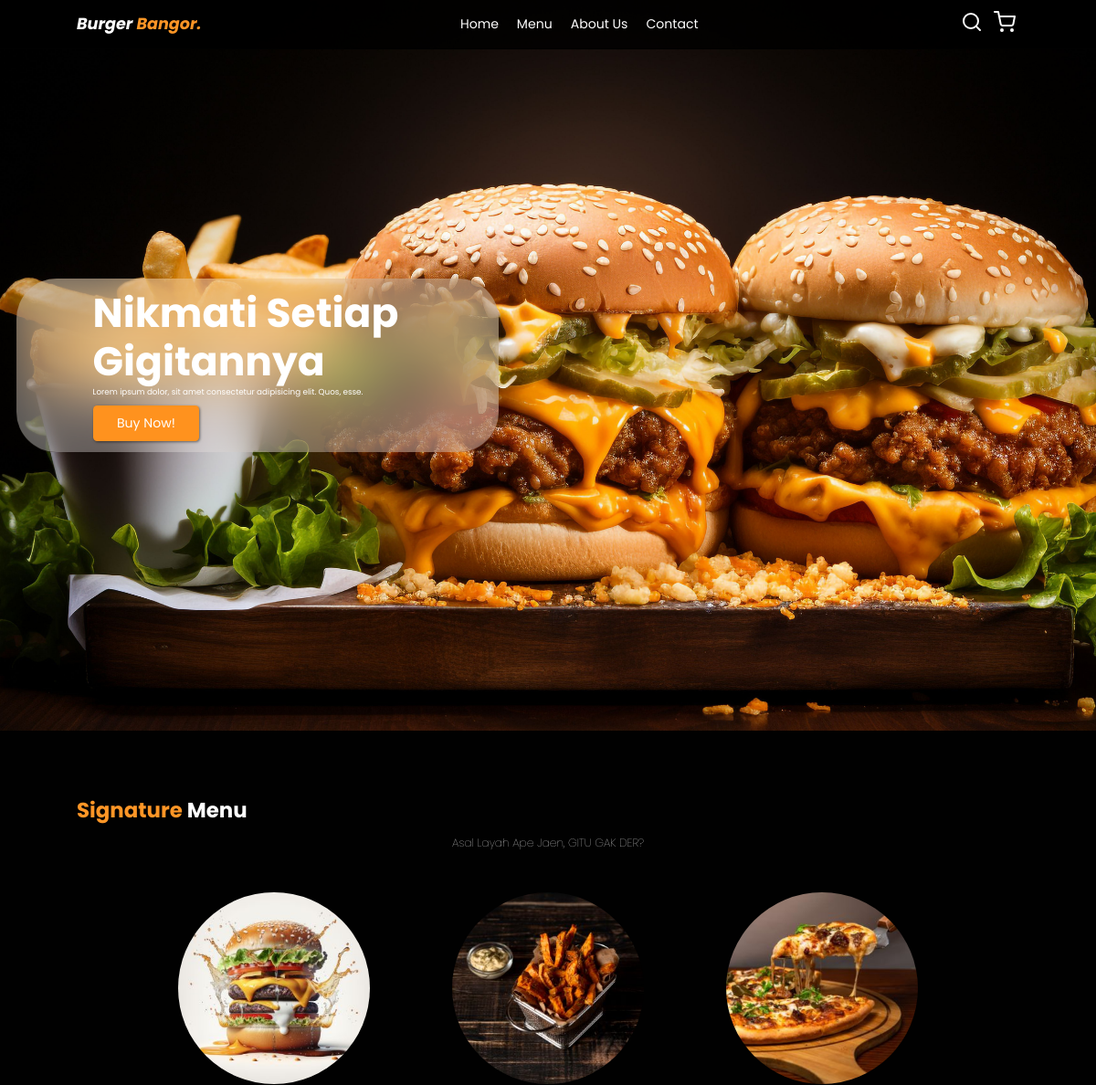
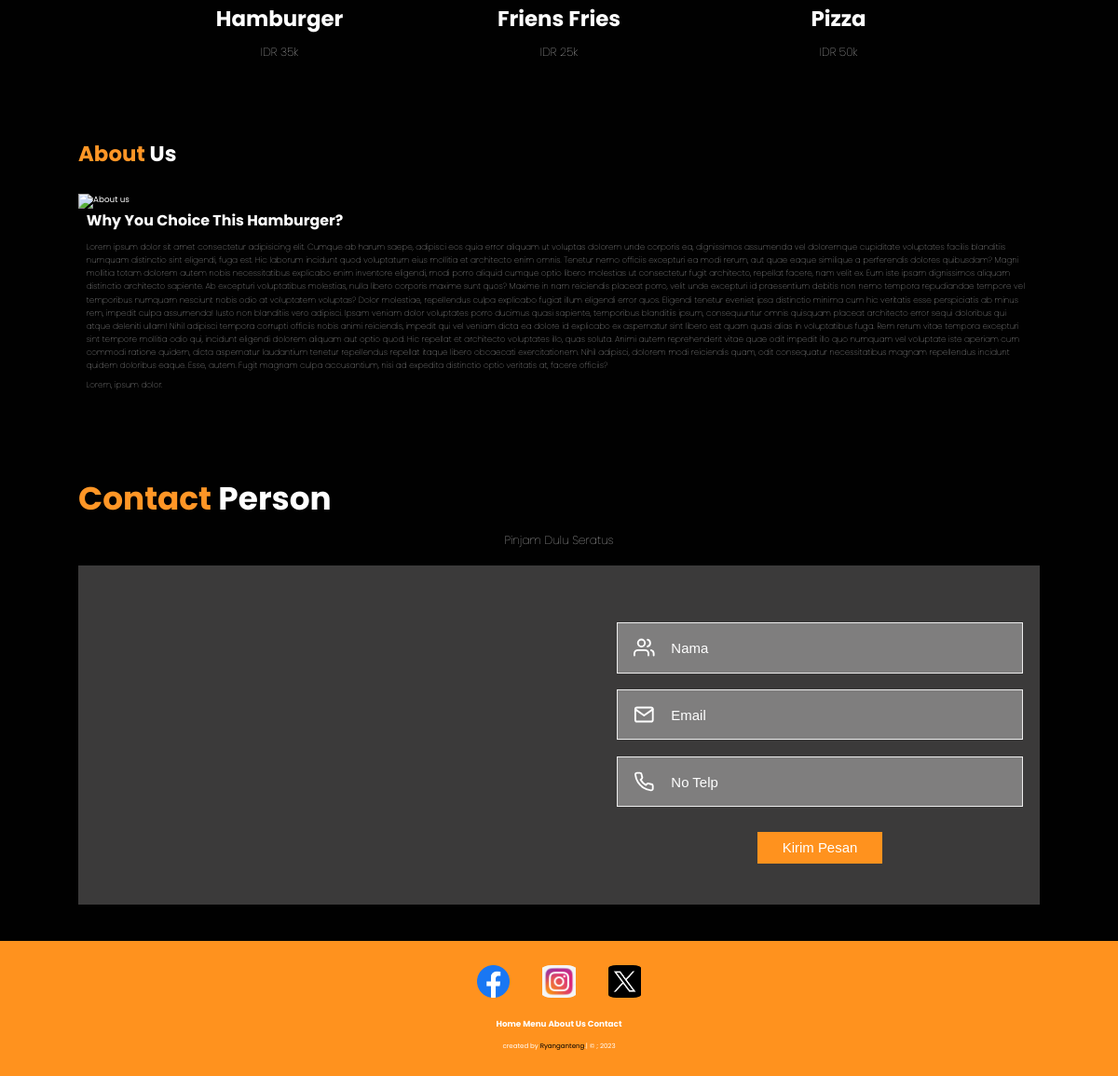
The page / on the database its author committed (2 pictures, top to bottom).
### tables this page shows
CREATE TABLE `menu` (
  `id_menu` int(11) NOT NULL,
  `nama` varchar(100) NOT NULL,
  `gambar` varchar(255) NOT NULL,
  `detail` text NOT NULL,
  `sub_detail` varchar(100) NOT NULL,
  `harga` varchar(17) NOT NULL
);

### index.php (the view, shortened to what this page needs)
<?php
include 'koneksi.php';
?>
<!DOCTYPE html>
<html lang="en">
  <head>
    <link rel="stylesheet" href="css/style.css" />
  </head>
  <body>
    <nav class="navbar">
      <a href="#" class="navbar-logo">Burger <span>Bangor.</span></a>
      <div class="navbar-nav">
        <a href="#home">Home</a>
        <a href="#menu">Menu</a>
        <a href="#about">About Us</a>
        <a href="#contact">Contact</a>
      </div>
      <div class="navbar-extra">
        <a href="#" id="search"><i data-feather="search"></i></a>
        <a href="#" id="shopping-cart"><i data-feather="shopping-cart"></i></a>
      </div>
    </nav>
    <section class="hero" id="home">
      <main class="content">
        <h1>Nikmati Setiap Gigitannya</h1>
        <p>
          Lorem ipsum dolor, sit amet consectetur adipisicing elit. Quos, esse.
        </p>
        <a href="#" class="cta">Buy <span>Now!</span></a>
      </main>
    </section>
    <section id="menu" class="menu">
    <h2><span>Signature</span> Menu</h2>
      <p>Asal Layah Ape Jaen, GITU GAK DER?</p>
      <div class="row">
    <?php
      $get = mysqli_query($koneksi,"SELECT * FROM menu ORDER BY id_menu ASC");
      while($data = mysqli_fetch_array($get)){
    ?>
        <div class="menu-card">
          <a href="detail-menu.php?id_menu=<?php echo $data['id_menu']?>">
            <img src="<?php echo $data['gambar'] ?>" alt="gambar" class="menu-card-img" />
            <h2 class="Menu-card-title"><?php echo $data['nama'] ?></h2>
            <p class="menu-card-price">IDR <?php echo $data['harga'] ?></p>
          </a>
        </div>
      <?php
      }
      ?>
      </div>
    </section>
    <section id="about" class="about">
      <h2><span>About</span> Us</h2>
      <div class="row">
        <div class="about-img">
          <img src="img/burger11.jpg" alt="About us" />
        </div>
        <div class="content">
          <h3>Why You Choice This Hamburger?</h3>
          <p>
            Lorem ipsum dolor sit amet consectetur adipisicing elit. Cumque ab
            harum saepe, adipisci eos quia error aliquam ut voluptas dolorem
            unde corporis ea, dignissimos assumenda vel doloremque cupiditate
            voluptates facilis blanditiis numquam distinctio sint eligendi, fuga
            est. Hic laborum incidunt quod voluptatum eius mollitia et
            architecto enim omnis. Tenetur nemo officiis excepturi ea modi
            rerum, aut quae eaque similique a perferendis dolores quibusdam?
            Magni mollitia totam dolorem autem nobis necessitatibus explicabo
            enim inventore eligendi, modi porro aliquid cumque optio libero
            molestias ut consectetur fugit architecto, repellat facere, nam
            velit ex. Eum iste ipsam dignissimos aliquam distinctio architecto
            sapiente. Ab excepturi voluptatibus molestias, nulla libero corporis
            maxime sunt quos? Maxime in nam reiciendis placeat porro, velit unde
            excepturi id praesentium debitis non nemo tempora repudiandae
            tempore vel temporibus numquam nesciunt nobis odio at voluptatem
            voluptas? Dolor molestiae, repellendus culpa explicabo fugiat illum
            eligendi error quos. Eligendi tenetur eveniet ipsa distinctio minima
            cum hic veritatis esse perspiciatis ab minus rem, impedit culpa
            assumenda! Iusto non blanditiis vero adipisci. Ipsam veniam dolor
            voluptates porro ducimus quasi sapiente, temporibus blanditiis
            ipsum, consequuntur omnis quisquam placeat architecto error sequi
            doloribus qui atque deleniti ullam! Nihil adipisci tempora corrupti
            officiis nobis animi reiciendis, impedit qui vel veniam dicta ea
            dolore id explicabo ex aspernatur sint libero est quam quasi alias
            in voluptatibus fuga. Rem rerum vitae tempora excepturi sint tempore
            mollitia odio qui, incidunt eligendi dolorem aliquam aut optio quod.
            Hic repellat et architecto voluptates illo, quas soluta. Animi autem
            reprehenderit vitae quae odit impedit illo quo numquam vel voluptate
            iste aperiam cum commodi ratione quidem, dicta aspernatur laudantium
            tenetur repellendus repellat itaque libero obcaecati exercitationem.
            Nihil adipisci, dolorem modi reiciendis quam, odit consequatur
            necessitatibus magnam repellendus incidunt quidem doloribus eaque.
            Esse, autem. Fugit magnam culpa accusantium, nisi ad expedita
            distinctio optio veritatis at, facere officiis?
          </p>
          <p>Lorem, ipsum dolor.</p>
        </div>
      </div>
    </section>
    <section id="contact" class="contact">
      <h2><span>Contact</span> Person</h2>
      <p>Pinjam Dulu Seratus</p>
      <div class="row">
        <iframe
          class="map"
          src="https://www.google.com/maps/embed?pb=!1m18!1m12!1m3!1d3944.556820495783!2d115.19959597361746!3d-8.638472587833562!2m3!1f0!2f0!3f0!3m2!1i1024!2i768!4f13.1!3m3!1m2!1s0x2dd23fa49102c7b5%3A0xe4e7229274317f2a!2sBurger%20Bangor%20Gatsu!5e0!3m2!1sid!2sid!4v1701438608441!5m2!1sid!2sid"
          allowfullscreen=""
          loading="lazy"
        ></iframe>
        <form action="" method="post">
          <div class="input-groub">
            <i data-feather="users"></i>
            <input type="text" name="nama" placeholder="Nama" />
          </div>
          <div class="input-groub">
            <i data-feather="mail"></i>
            <input type="email" name="email" placeholder="Email" />
          </div>
          <div class="input-groub">
            <i data-feather="phone"></i>
            <input type="text" name="no_tlp" placeholder="No Telp" />
          </div>
          <button type="submit" name="submit" class="btn">Kirim Pesan</button>
        </form>
      </div>
    </section>
    <footer>
      <div class="social">
        <a href="#"><img src="img/facebook.jpg" alt="facebook"></a>
        <a href="#"><img src="img/instagram.jpg" alt="instagram"></a>
        <a href="#"><img src="img/spacex.jpg" alt="spacex"></a>
      </div>
      <div class="links">
        <a href="#home">Home</a>
        <a href="#menu">Menu</a>
        <a href="#about">About Us</a>
        <a href="#contact">Contact</a>
      </div>
      <div class="created">
        <p>created by <a href="">Ryanganteng</a>.| &copy ; 2023</p>
      </div>
    </footer>
  </body>
</html>

### css/style.css (style rules this page uses)
:root { --primary: rgb(255, 150, 38); --bg: #010101; }
* { margin: 0; padding: 0; box-sizing: border-box; outline: none; border: none; text-decoration: none; }
html { scroll-behavior: smooth; }
body { font-family: "poppins", sans-serif; background-color: var(--bg); color: #fff; }
.navbar { display: flex; justify-content: space-between; align-items: center; padding: 1.4rem 7%; background-color: rgba(1, 1, 1, 0.8); border-bottom: 1px solid #010101; position: fixed; top: 0; left: 0; right: 0; z-index: 9999; }
.navbar .navbar-logo { font-size: 2rem; font-weight: 700; color: #fff; font-style: italic; }
.navbar .navbar-logo span { color: var(--primary); }
.navbar .navbar-nav a { color: #fff; display: inline-block; font-size: 1.6rem; margin: 0 1rem; }
.navbar .navbar-extra a { color: #fff; margin: 0 0.5rem; gap: 1rem; }
.hero { min-height: 100vh; display: flex; align-items: center; background-image: url("../img/ham.jpeg"); background-repeat: no-repeat; background-size: cover; background-position: center; }
.hero::after { content: ""; display: block; position: absolute; width: 100; height: 100%; background: linear-gradient( 0deg, rgba(1, 1, 3, 1) 3% rgba(255, 255, 255, 0) 25% ); }
.hero .content { padding: 1.4rem 7%; margin-left: 2rem; background-color: rgba(250, 248, 248, 0.322); backdrop-filter: blur(30px); border-radius: 5rem; max-width: 60rem; position: absolute; }
.hero .content h1 { font-size: 5em; color: #fff; text-shadow: 1p 1px 3px rgba(1, 1, 3, 0.5); line-height: 1.2; }
.hero .content .cta { margin-top: 1rem; display: inline-block; padding: 1rem 3rem; font-size: 1.6rem; color: #ffffff; background-color: rgb(255, 146, 30); border-radius: 0.5rem; box-shadow: 1px 1px 3px rgba(1, 1, 3, 0.5); }
.about, .menu, .contact { padding: 8rem 7% 1.4rem; }
.about h2, .menu h2, .contact { font-size: 2.6rem; margin-bottom: 3rem; }
.about h2 span, .menu h2 span, .contact h2 span { color: var(--primary); }
.about .row .about-img img { width: 100%; }
.about .row .content { flex: 1 1 35rem; padding: 0 1rem; }
.about .row .content h3 { font-size: 1.8rem; margin-bottom: 1rem; }
.about .row .content p { margin-bottom: 0.8rem; font-size: 1.4; font-weight: 100; line-height: 1.6; }
.menu h2, .contact h2 { margin-bottom: 1rem; }
.menu p, .contact p { text-align: center; max-width: 50rem; margin: auto; font-weight: 100; line-height: 1.6; font-size: 1.4rem; }
.menu .row { display: flex; flex-wrap: wrap; margin-top: 5rem; justify-content: center; }
.menu .row .menu-card { text-align: center; }
.menu-card a { text-decoration: none; color: #fff; }
.menu .row .menu-card img { border-radius: 50%; width: 70%; }
.contact .row { display: flex; margin-top: 2rem; background-color: rgb(59, 58, 58); }
.contact .row .map { flex: 1 1 55rem; width: 100%; object-fit: cover; }
.contact .row form { flex: 1 1 45rem; padding: 5rem 2rem; text-align: center; }
.contact .row form .input-groub { display: flex; align-items: center; margin-top: 2rem; background-color: #7f7e7e; border: 1px solid #eee; padding-left: 2rem; }
.contact .row form .input-groub input { width: 100%; padding: 2rem; font-size: 1.7rem; border-color: #fff; background: none; color: #fff; }
.contact .row form .input-groub input::placeholder { color: #fff; }
.contact .row form .btn { margin-top: 3rem; display: inline-block; padding: 1rem 3rem; font-size: 1.7rem; color: #fff; background-color: rgb(255, 146, 30); cursor: pointer; }
footer { background-color: rgb(255, 146, 30); text-align: center; padding: 1rem 0 3rem; margin-top: 3rem; }
footer .social { display: flex; flex-direction: row; padding: 1rem 0; justify-content: center; }
footer .social a img { aspect-ratio: 3/2; width: 6rem; border-radius: 999px; object-fit: contain; background-position: center; background-repeat: no-repeat; }
footer .social a { color: #0d0d0d; margin: 1rem; }
footer .links { margin-bottom: 1.4rem; font-weight: 700; }
footer .links a { color: #fff; padding: 0.7 rem 1rem; }
footer .created { font-size: 0.8rem; }
footer .created a { color: var(--bg); font-weight: 400; }
@media (min-width: 450px) { html { font-size: 55%; } }
@media (min-width: 450px) { .contact .row { flex-wrap: wrap; } }
@media (min-width: 450px) { .contact .row .map { height: 30rem; } }

### rows shown on the page
menu: gambar (picture), nama "Hamburger", harga "35k"
menu: gambar (picture), nama "Friens Fries", harga "25k"
menu: gambar (picture), nama "Pizza", harga "50k"
